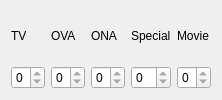
         <widget class="QWidget" name="tab_lookSeries">
          <attribute name="title">
           <string>Sees</string>
          </attribute>
          <layout class="QGridLayout" name="gridLayout_2">
           <item row="0" column="4">
            <widget class="QLabel" name="Lbl_Film2">
             <property name="text">
              <string>Movie</string>
             </property>
             <property name="buddy">
              <cstring>SpinBox_vMovie</cstring>
             </property>
            </widget>
           </item>
           <item row="0" column="0">
            <widget class="QLabel" name="Lbl_TV2">
             <property name="text">
              <string>TV</string>
             </property>
             <property name="buddy">
              <cstring>SpinBox_vTV</cstring>
             </property>
            </widget>
           </item>
           <item row="0" column="1">
            <widget class="QLabel" name="Lbl_OVA2">
             <property name="text">
              <string>OVA</string>
             </property>
             <property name="buddy">
              <cstring>SpinBox_vOVA</cstring>
             </property>
            </widget>
           </item>
           <item row="0" column="2">
            <widget class="QLabel" name="Lbl_ONA2">
             <property name="text">
              <string>ONA</string>
             </property>
             <property name="buddy">
              <cstring>SpinBox_vONA</cstring>
             </property>
            </widget>
           </item>
           <item row="0" column="3">
            <widget class="QLabel" name="Lbl_Spec2">
             <property name="text">
              <string>Special</string>
             </property>
             <property name="buddy">
              <cstring>SpinBox_vSpec</cstring>
             </property>
            </widget>
           </item>
           <item row="1" column="0">
            <widget class="QSpinBox" name="SpinBox_vTV">
             <property name="whatsThis">
              <string>You can use a mouse wheel for value change</string>
             </property>
             <property name="maximum">
              <number>0</number>
             </property>
            </widget>
           </item>
           <item row="1" column="1">
            <widget class="QSpinBox" name="SpinBox_vOVA">
             <property name="whatsThis">
              <string>You can use a mouse wheel for value change</string>
             </property>
             <property name="maximum">
              <number>0</number>
             </property>
            </widget>
           </item>
           <item row="1" column="2">
            <widget class="QSpinBox" name="SpinBox_vONA">
             <property name="whatsThis">
              <string>You can use a mouse wheel for value change</string>
             </property>
             <property name="maximum">
              <number>0</number>
             </property>
            </widget>
           </item>
           <item row="1" column="3">
            <widget class="QSpinBox" name="SpinBox_vSpec">
             <property name="whatsThis">
              <string>You can use a mouse wheel for value change</string>
             </property>
             <property name="maximum">
              <number>0</number>
             </property>
            </widget>
           </item>
           <item row="1" column="4">
            <widget class="QSpinBox" name="SpinBox_vMovie">
             <property name="whatsThis">
              <string>You can use a mouse wheel for value change</string>
             </property>
             <property name="maximum">
              <number>0</number>
             </property>
            </widget>
           </item>
          </layout>
         </widget>
